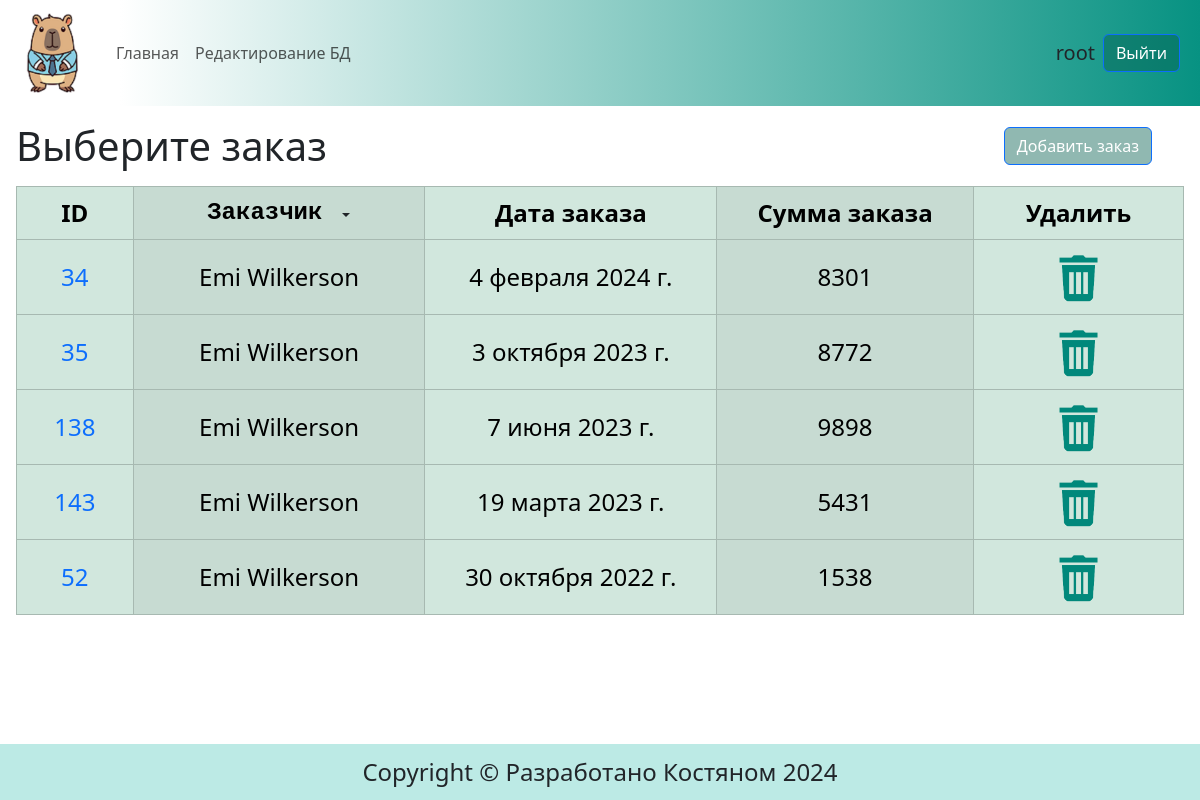
/orders/4 (signed in), run on an earlier commit of the app's database.
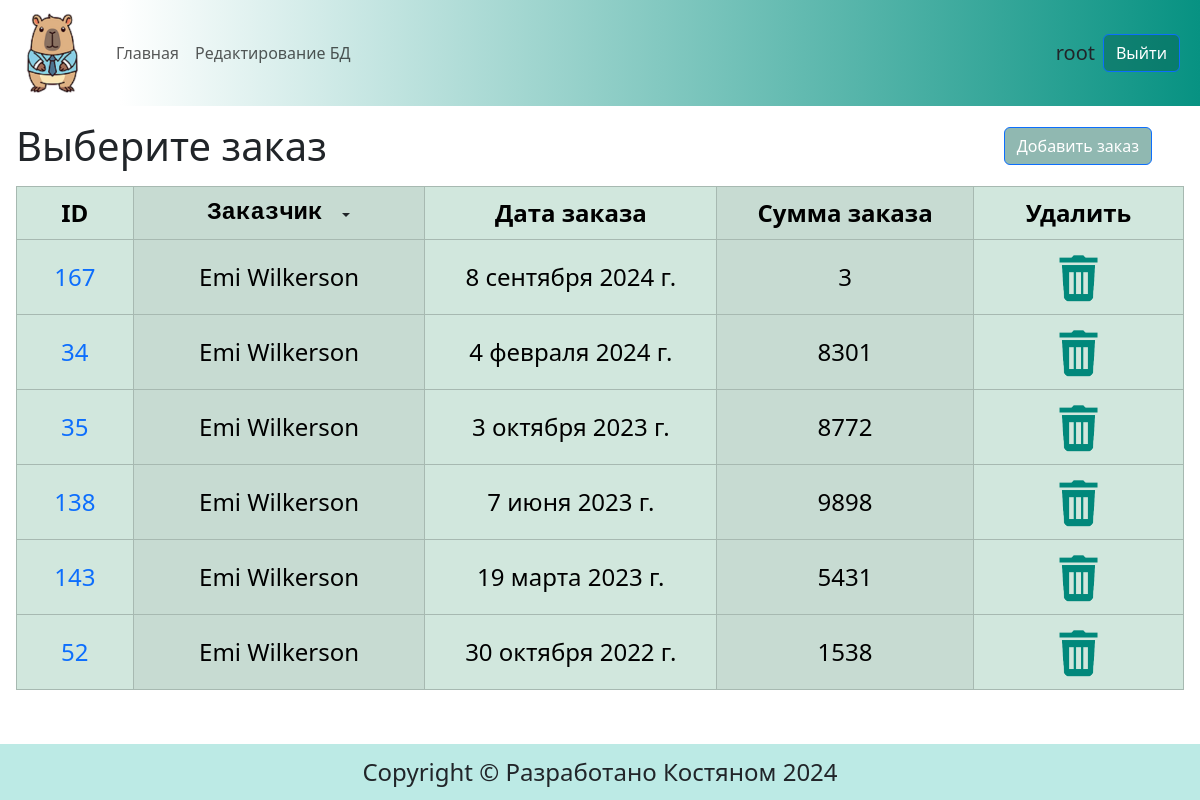
And on a later commit of the database.
### main/models.py (models this page shows, shortened)
class Order(models.Model):
    client = models.ForeignKey(Client, on_delete=models.DO_NOTHING, verbose_name='Заказчик')
    order_date = models.DateField(verbose_name="дата заказа")
    amount = models.IntegerField(null=False, verbose_name="сумма заказа")
    class Meta:
        db_table = "order"  # Имя таблицы в БД
        verbose_name = "Заказ"
        verbose_name_plural = "Заказы"
        ordering = ['-order_date']
        indexes = [
            models.Index(fields=['-order_date']),
        ]

class Client(models.Model):
    fullname = models.CharField(max_length=100, null=False, verbose_name="имя_фамилия")
    class Meta:
        db_table = "client" # Имя таблицы в БД
        verbose_name = "Заказчик"
        verbose_name_plural = "Заказчики"
    def __str__(self):
        return str(self.fullname)

### main/views.py (the view)
# urls.py: path('orders/', views.order, name='orders'),
@login_required
def order(request, client_pk=""):
    print(request.path == f'/orders/{client_pk}')
    if client_pk:
        orders = Order.objects.select_related("client").filter(client__id=client_pk)
    else:
        orders = Order.objects.select_related("client").all()
    clients = Client.objects.all()
    context = {
        "clients": clients,
        "orders": orders,
    }
    return render(request, "main/orders.html", context)

### main/context_processors.py (called while the page is built)
def edit_form_context(request):
    add_order_form = AddOrderForm()
    return {'add_order_form': add_order_form,}

### main/templates/main/orders.html (shortened to what this page needs)
{% extends 'base.html' %} {% load static %}
{% block content %}
<div class="d-flex justify-content-between align-items-center mt-3">
    <div class="mx-3"><h1 class="m-0">Выберите заказ</h1></div>
    <div class="d-grid gap-2 d-md-flex justify-content-md-end">
      <form action="add/" method="post">
        <button type="button" class="btn btn-primary me-md-5 me-sm-3 me-1" data-bs-toggle="modal" data-bs-target="#exampleModal">
          Добавить заказ
        </button>
      </form>
    </div>
</div>
<form action="">
  <div class="m-3">
    <table  class="table table-success table-bordered table-striped-columns table-hover align-middle">
    <thead>
      <tr>
        <th class="align-middle" style="width: 10%;" scope="col">ID</th>
        <th class="align-middle" style="width: 25%;" scope="col">
          <div class="d-flex justify-content-center align-items-center">
            <div><pre class="m-0">Заказчик </pre></div>
            <div class="dropdown ">
            <button class="btn btn- dropdown-toggle p-0" type="button" id="dropdownMenuButton1" data-bs-toggle="dropdown" aria-expanded="false">
            </button>
            </div>
          </div>
      </th>
        <th class="align-middle" style="width: 25%;" scope="col">Дата заказа</th>
        <th class="align-middle" style="width: 22%;" scope="col">Сумма заказа</th>
        <th class="align-middle" style="width: 18%;" scope="col">Удалить</th>
      </tr>
    </thead>
    <tbody>
      {% for order in orders %}
      <tr>
        <td scope="row"><a href="{% url 'main:edit' order.id %}" title="Редактировать заказ">{{ order.id }}</a></td>
        <td scope="row">{{ order.client }}</td>
        <td scope="row">{{ order.order_date }}</td>
        <td scope="row">{{ order.amount }}</td>
        <td scope="row">
          <a class="m-0 p-0" href="{% url 'main:delete' order.id %}" type="button"><img class="rounded" src="{% static 'main/images/del.png' %}" alt="Удалить"></a>
        </td>
      </tr>
      {% endfor %}
    </tbody>
  </table>
  </div>
</form>
{% endblock %}

### templates/base.html (shortened to what this page needs)
{% load static %}
<!DOCTYPE html>
<html lang="en">
  <head>
    <link
      href="https://cdn.jsdelivr.net/npm/bootstrap@5.3.3/dist/css/bootstrap.min.css"
      rel="stylesheet"
>
    <link href="{% static 'main/css/styles.css' %}" rel="stylesheet">
  </head>
    <body class="wrapper">
      <header>
        <nav class="navbar navbar-expand-lg">
          <div class="container-fluid">
            <a class="navbar-brand" href="{% url 'main:index' %}" ><img src="{% static 'main/images/logo.png' %}" alt="Тут должна быть капибара"></a>
            <div class="collapse navbar-collapse" id="navbarSupportedContent">
              <ul class="navbar-nav me-auto mb-2 mb-lg-0">
                <li class="nav-item">
                  <a class="nav-link {% if request.path == '/' %}active{% endif %}" aria-current="page" href="{% url 'main:index' %}">Главная</a>
                </li>
                <li class="nav-item">
                  <a class="nav-link {% if request.path == '/orders/' %}active{% endif %}" href="{% url 'main:orders' %}" >Редактирование БД</a>
                </li>
              </ul>
              <form class="d-flex align-items-center">
                {% if user.is_authenticated %}
                <span class="align-text-top fs-5">{{user.username}}</span><a class="btn btn-primary mx-2" href="{% url 'users:logout' %}">Выйти</a>
                {% else %}
                <a class="btn btn-primary mx-2" href="{% url 'users:login' %}" role="button">Войти</a>  <a class="btn btn-primary mx-2" href="{% url 'users:registration' %}" role="button">Регистрация</a>
                {% endif %}
              </form>
            </div>
          </div>
        </nav>
      </header>
      <section>
          {% block content %}
          {% endblock %}
      </section>
      <footer class="bd-footer text-center">
        <p>Copyright © Разработано Костяном 2024</p>
      </footer>
    </body>
</html>

### main/static/main/css/styles.css (style rules this page uses)
a { text-decoration: none; }
p, pre { font-size: clamp(0.75rem, 0.25rem + 2vw, 1.5rem); }
.navbar { background: linear-gradient(90deg, #ffffff 10%, #079282 100%); }
.navbar-brand img { width: 80px; height: 80px; }
.btn-primary { background-color: rgba(4, 95, 78, 0.441); }
.bd-footer { background-color: #25baa94e; }
.table { font-size: clamp(0.75rem, 0.25rem + 2vw, 1.5rem); text-align: center; table-layout:fixed; }
.rounded { width: 30%; }
html, body { height: 100%; }
.wrapper { min-height: 100%; display: flex; flex-direction: column; }
section { flex-grow: 1; }
footer > p { margin: 10px; }

What changed in the data, as far as the page shows it:
added Order: id "167", client "Emi Wilkerson", order_date "8 сентября 2024 г.", amount "3"
